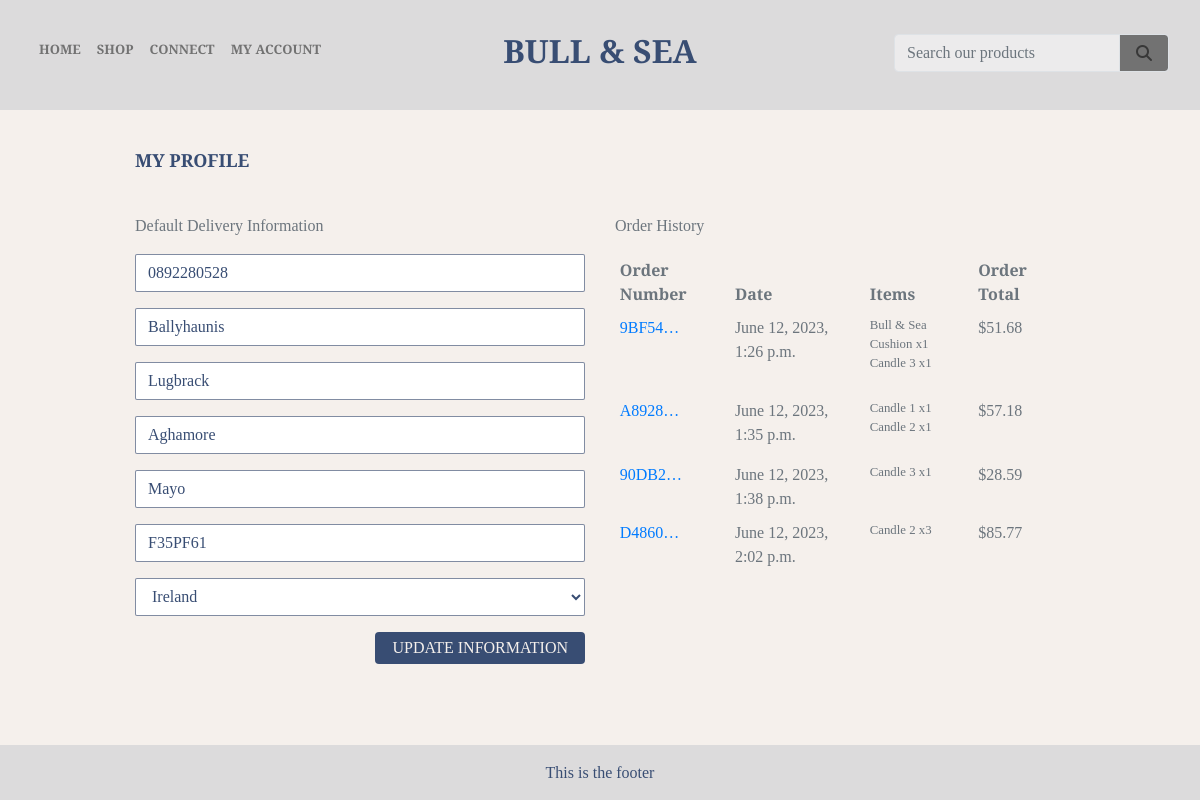
The app's page /profile/ (signed in), older data.
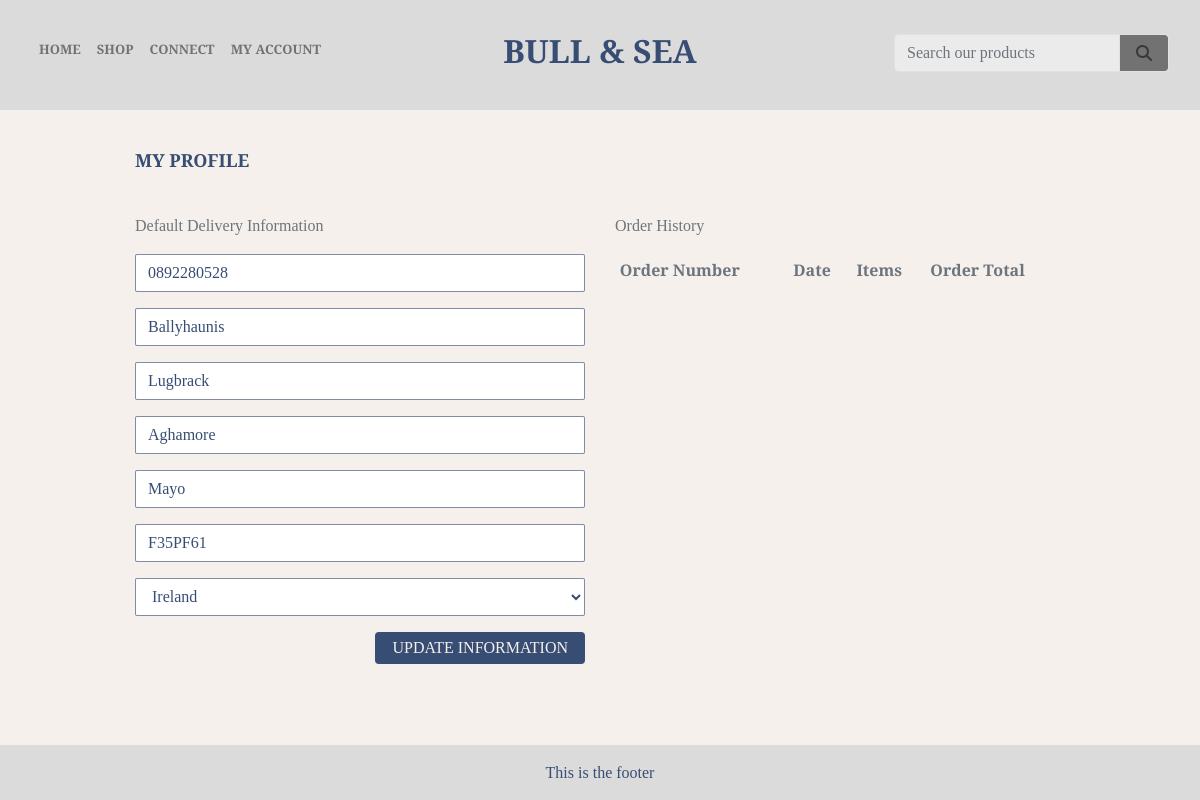
The same page, newer data.
### profiles/models.py (models this page shows, shortened)
class UserProfile(models.Model):
    user = models.OneToOneField(User, on_delete=models.CASCADE)
    default_phone_number = models.CharField(max_length=20, null=True, blank=True)  # noqa
    default_town_or_city = models.CharField(max_length=40, null=True, blank=True)  # noqa
    default_street_address1 = models.CharField(max_length=80, null=True, blank=True)  # noqa
    default_street_address2 = models.CharField(max_length=80, null=True, blank=True)  # noqa
    default_county = models.CharField(max_length=80, null=True, blank=True)
    default_postcode = models.CharField(max_length=20, null=True, blank=True)  # noqa
    default_country = CountryField(blank_label='Country', null=True, blank=True)  # noqa

### checkout/models.py (models this page shows, shortened)
class Order(models.Model):
    order_number = models.CharField(max_length=32, null=False, editable=False)
    user_profile = models.ForeignKey(UserProfile, on_delete=models.SET_NULL, null=True, blank=True, related_name='orders')  # noqa
    full_name = models.CharField(max_length=50, null=False, blank=False)
    email = models.EmailField(max_length=254, null=False, blank=False)
    phone_number = models.CharField(max_length=20, null=False, blank=False)
    country = CountryField(blank_label='Country *', null=False, blank=False)
    postcode = models.CharField(max_length=20, null=True, blank=True)
    town_or_city = models.CharField(max_length=40, null=False, blank=False)
    street_address1 = models.CharField(max_length=80, null=False, blank=False)
    street_address2 = models.CharField(max_length=80, null=True, blank=True)
    county = models.CharField(max_length=80, null=True, blank=True)
    date = models.DateTimeField(auto_now_add=True)
    delivery_cost = models.DecimalField(max_digits=6, decimal_places=2, null=False, default=0)  # noqa
    order_total = models.DecimalField(max_digits=10, decimal_places=2, null=False, default=0)  # noqa
    grand_total = models.DecimalField(max_digits=10, decimal_places=2, null=False, default=0)  # noqa
    original_bag = models.TextField(null=False, blank=False, default='')
    stripe_pid = models.CharField(max_length=254, null=False, blank=False, default='')  # noqa

class OrderLineItem(models.Model):
    order = models.ForeignKey(Order, null=False, blank=False, on_delete=models.CASCADE, related_name='lineitems')  # noqa
    product = models.ForeignKey(Product, null=False, blank=False, on_delete=models.CASCADE)  # noqa
    quantity = models.IntegerField(null=False, blank=False, default=0)
    lineitem_total = models.DecimalField(max_digits=6, decimal_places=2, null=False, blank=False, editable=False)  # noqa

### products/models.py (models this page shows, shortened)
class Product(models.Model):
    category = models.ForeignKey('Category', null=True, blank=True, on_delete=models.SET_NULL)  # noqa
    sku = models.CharField(max_length=254, null=True, blank=True)
    name = models.CharField(max_length=254)
    description = models.TextField()
    price = models.DecimalField(max_digits=6, decimal_places=2)
    image_url = models.URLField(max_length=1024, null=True, blank=True)
    image = models.ImageField(null=True, blank=True)
    reviews = models.ManyToManyField('Review', related_name='product_reviews', blank=True)  # noqa

### profiles/views.py (the view)
# urls.py: path('profile/', include('profiles.urls')),
def profile(request):
    profile = get_object_or_404(UserProfile, user=request.user)
    if request.method == 'POST':
        form = UserProfileForm(request.POST, instance=profile)
        if form.is_valid():
            form.save()
            messages.success(request, 'Profile updated successfully')
        else:
            messages.error(request, 'Update failed. Please ensure the form is valid.')  # noqa
    else:
        form = UserProfileForm(instance=profile)
    orders = profile.orders.all()
    template = 'profiles/profile.html'
    context = {
        'form': form,
        'orders': orders,
        'on_profile_page': True
    }
    return render(request, template, context)

### profiles/forms.py
class UserProfileForm(forms.ModelForm):
    class Meta:
        model = UserProfile
        exclude = ('user',)
    def __init__(self, *args, **kwargs):
        super().__init__(*args, **kwargs)
        placeholders = {
            'default_phone_number': 'Phone Number',
            'default_postcode': 'Postal Code',
            'default_town_or_city': 'Town or City',
            'default_street_address1': 'Street Address 1',
            'default_street_address2': 'Street Address 2',
            'default_county': 'County, State or Locality',
        }
        self.fields['default_phone_number'].widget.attrs['autofocus'] = True
        for field in self.fields:
            if field != 'default_country':
                if self.fields[field].required:
                    placeholder = f'{placeholders[field]} *'
                else:
                    placeholder = placeholders[field]
                self.fields[field].widget.attrs['placeholder'] = placeholder
            self.fields[field].widget.attrs['class'] = 'border-black rounded-0 profile-form-input'  # noqa
            self.fields[field].label = False

### bag/contexts.py (called while the page is built, shortened)
def bag_contents(request):
    bag_items = []
    total = 0
    product_count = 0
    bag = request.session.get('bag', {})
    delivery = total * Decimal(settings.STANDARD_DELIVERY_PERCENTAGE / 100)
    grand_total = delivery + total
    context = {
        'bag_items': bag_items,
        'total': total,
        'product_count': product_count,
        'delivery': delivery,
        'grand_total': grand_total,
    }
    return context

### products/context_processors.py (called while the page is built)
def categories_and_products(request):
    categories = Category.objects.all()
    products = Product.objects.all()
    return {
        'categories': categories,
        'products': products
    }

### products/models.py (called while the page is built)
    def get_friendly_name(self):
        return self.friendly_name

### profiles/templates/profiles/profile.html (shortened to what this page needs)
{% extends "base.html" %}
{% load static %}
{% block extra_css %}
    <link rel="stylesheet" href="{% static 'profiles/css/profile.css' %}">
{% endblock %}
{% block page_header %}
    <div class="container header-container">
    </div>
{% endblock %}
{% block content %}
    <div class="overlay"></div>
    <div class="container">
        <div class="row">
            <div class="col hr-prod-spacer">
                <hr>
                <h2 class="logo-font mb-4 sub-header2-font">My Profile</h2>
                <hr>
            </div>
        </div>
        <div class="row">
            <div class="col-12 col-lg-6">
                <p class="text-muted">Default Delivery Information</p>
                <form class="mt-3" action="{% url 'profile' %}" method="POST" id="profile-update-form">
                    {{ form|crispy }}
                    <button class="rating-button btn rounded-2 text-uppercase float-right pb-0"><p class="pl-3 pr-3 mb-0">Update Information</p></button>
                </form>
            </div>
            <div class="col-12 col-lg-6">
                <p class="text-muted">Order History</p>
                <div class="order-history table-responsive">
                    <table class="table table-sm table-borderless text-muted">
                        <thead>
                            <tr>
                                <th>Order Number</th>
                                <th>Date</th>
                                <th>Items</th>
                                <th>Order Total</th>
                            </tr>
                        </thead>
                        <tbody>
                            {% for order in orders %}
                                <tr>
                                    <td>
                                        <a href="{% url 'order_history' order.order_number %}"
                                        title="{{ order.order_number }}">
                                            {{ order.order_number|truncatechars:6 }}
                                        </a>
                                    </td>
                                    <td>{{ order.date }}</td>
                                    <td>
                                        <ul class="list-unstyled">
                                            {% for item in order.lineitems.all %}
                                                <li class="small">
                                                    {{ item.product.name }} x{{ item.quantity }}
                                                </li>
                                            {% endfor %}
                                        </ul>
                                    </td>
                                    <td>${{ order.grand_total }}</td>
                                </tr>
                            {% endfor %}
                        </tbody>
                    </table>
                </div>
            </div>
        </div>
{% endblock %}

### templates/base.html (shortened to what this page needs)
{% load static %}
<!doctype html>
<html lang="en">
<head>
  {% block corecss %}
  <link rel="stylesheet" href="https://stackpath.bootstrapcdn.com/bootstrap/4.4.1/css/bootstrap.min.css"
>
  <link rel="stylesheet" href="{% static 'css/base.css' %}">
  {% endblock %}
  {% block extra_css %}
  {% endblock %}
</head>
<body>
  <header class="container-fluid fixed-top">
    <div id="topnav" class="row bg-nav pt-lg-2 d-none d-lg-flex">
      <div class="col-4">
        <div class="d-flex navlinksleft text-base">
          <ul class="navbar-nav mr-auto d-flex flex-row">
            <li class="nav-item active">
              <a class="small-screen-menutext nav-link nav-link-padding" href="{% url 'home' %}">Home </a>
            </li>
            <li class="nav-item dropdown">
              <a class="small-screen-menutext nav-link dropdown-toggle nav-link-padding caret-off" href="#"
                id="navbarDropdown" role="button" data-toggle="dropdown" aria-haspopup="true" aria-expanded="false">
                Shop
              </a>
            </li>
            <li class="nav-item dropdown">
              <a class="small-screen-menutext nav-link dropdown-toggle nav-link-padding caret-off" href="#"
                id="navbarDropdown1" role="button" data-toggle="dropdown" aria-haspopup="true" aria-expanded="false">
                Connect
              </a>
            </li>
            <li class="nav-item dropdown">
              <a class="small-screen-menutext nav-link dropdown-toggle nav-link-padding caret-off" href="#"
                id="navbarDropdown2" role="button" data-toggle="dropdown" aria-haspopup="true" aria-expanded="false">
                My Account
              </a>
            </li>
          </ul>
        </div>
      </div>
      <div class="col-4 text-center">
        <a href="{% url 'home' %}" class="main-logo-link">
          <h2 class="logo-font my-0 title-font"><strong>Bull & Sea</strong> </h2>
        </a>
      </div>
      <div class="col-4">
        <div class="d-flex justify-content-end searchbarright">
          <ul class="nav-list-style">
          </ul>
          <form class="form-inline" method="GET" action="{% url 'search_products' %}">
            <div class="input-group w-100">
              <input class="form-control border border-grey rounded-2 bg-searchbox" type="text" name="q"
                placeholder="Search our products" value="{{ search_query }}">
              <div class="input-group-append">
                <button class="form-control btn btn-searchbox border border-grey rounded-2" type="submit">
                  <span class="icon">
                    <i class="fas fa-search"></i>
                  </span>
                </button>
              </div>
            </div>
          </form>
        </div>
      </div>
    </div>
  </header>
  {% block page_header %}
  {% endblock %}
  {% block content %}
  {% endblock %}
  <footer class="container-fluid footer-base fixed-bottom">
    <div class="row">
      <div class="col text-center py-3">
        <p>This is the footer</p>
      </div>
    </div>
  </footer>
</body>
</html>

### static/css/base.css (style rules this page uses)
html { height: 100%; }
.title-font { font-family: 'Cinzel', serif; color: #384D73; }
.bg-nav { background-color: #DCDBDC; height: 110px; padding-bottom: 15px; }
.bg-searchbox { background-color: #ffffff71; }
.btn-searchbox { color: #fff; background-color: #727272; border-color: #727272; }
body { background: url('/media/landing_page_image.webp') no-repeat center center fixed; background-size: cover; height: calc(100vh - 164px); color: #383838; font-family: 'Slabo 27px', serif; }
.footer-base { background-color: #DCDBDC; height: 3rem; padding-bottom: 55px; font-family: 'Cinzel', serif; color: #384D73; }
.icon { align-items: center; display: inline-flex; justify-content: center; height: 1.5rem; width: 1.5rem; color: #383838; }
.logo-font { text-transform: uppercase; }
.main-logo-link { width: fit-content; }
.text-base { color: #727272 !important; }
.border-black { border: 1px solid black !important; }
.sub-header2-font { font-family: 'Cinzel', serif; color: #384D73; font-size: large; font-weight: bold; }
.nav-list-style { list-style: none; padding: 0 15px 0 0; margin: 0; }
.nav-link { font-size: large; font-weight: bold; text-transform: uppercase; color: #727272 !important; text-decoration: none !important; }
.nav-link-padding { padding: 0 25px !important; }
.main-logo-link { padding: 0.5rem 1rem !important; text-decoration: none !important; }
.navlinksleft { padding: 2rem 0 2rem 1rem !important; }
.searchbarright { padding: 1.6rem 1rem 1.8rem 0 !important; }
.caret-off::before { display: none; }
.caret-off::after { display: none; }
.overlay { height: 100%; width: 100%; top: 110px; left: 0; position: fixed; background: #F5F0EC; z-index: -1; }
.hr-prod-spacer hr { border: 1px solid #F5F0EC !important; }
.rating-button { background: #384D73; color: #F5F0EC; min-width: 160px; font-size: medium; padding: 0.2rem 0 !important; }
@media (max-width: 1300px) { .small-screen-menutext, .small-screen-droptext a { font-size: small !important; } }
@media (max-width: 1300px) { .nav-link-padding { padding: 0 8px !important; } }
@media (min-width: 1200px) { .container { max-width: 80%; } }
@media (min-width: 992px) { .header-container { padding-top: 116px; } }

### profiles/static/profiles/css/profile.css (style rules this page uses)
#profile-update-form .form-control { border: 1px solid #384d739c !important; border-radius: 2px !important; color: #384D73; }
#profile-update-form input::placeholder { color: #aab7c4; }
#id_default_country, #id_default_country option:not(:first-child) { color: #384D73; }
.order-history { max-height: 416px; overflow-y: auto; }

Row changes from the older to the newer data that the page shows:
removed Order: order_number "9BF54…", date "June 12, 2023, 1:26 p.m.", grand_total "51.68"
removed OrderLineItem: product.name "Bull & Sea Cushion", quantity "1", shown under "9BF54…"
removed OrderLineItem: product.name "Candle 3", quantity "1", shown under "9BF54…"
removed Order: order_number "A8928…", date "June 12, 2023, 1:35 p.m.", grand_total "57.18"
removed OrderLineItem: product.name "Candle 1", quantity "1", shown under "A8928…"
removed OrderLineItem: product.name "Candle 2", quantity "1", shown under "A8928…"
removed Order: order_number "90DB2…", date "June 12, 2023, 1:38 p.m.", grand_total "28.59"
removed OrderLineItem: product.name "Candle 3", quantity "1", shown under "90DB2…"
removed Order: order_number "D4860…", date "June 12, 2023, 2:02 p.m.", grand_total "85.77"
removed OrderLineItem: product.name "Candle 2", quantity "3", shown under "D4860…"
